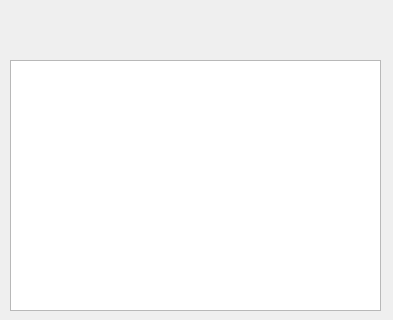
<?xml version="1.0" encoding="UTF-8"?>
<ui version="4.0">
 <class>frmFKMapper</class>
 <widget class="QWidget" name="frmFKMapper">
  <property name="geometry">
   <rect>
    <x>0</x>
    <y>0</y>
    <width>393</width>
    <height>320</height>
   </rect>
  </property>
  <property name="windowTitle">
   <string/>
  </property>
  <widget class="QTableView" name="tbFKEntity">
   <property name="geometry">
    <rect>
     <x>10</x>
     <y>60</y>
     <width>371</width>
     <height>251</height>
    </rect>
   </property>
   <property name="editTriggers">
    <set>QAbstractItemView::NoEditTriggers</set>
   </property>
   <property name="alternatingRowColors">
    <bool>true</bool>
   </property>
   <property name="selectionBehavior">
    <enum>QAbstractItemView::SelectRows</enum>
   </property>
  </widget>
 </widget>
 <resources/>
 <connections/>
</ui>
